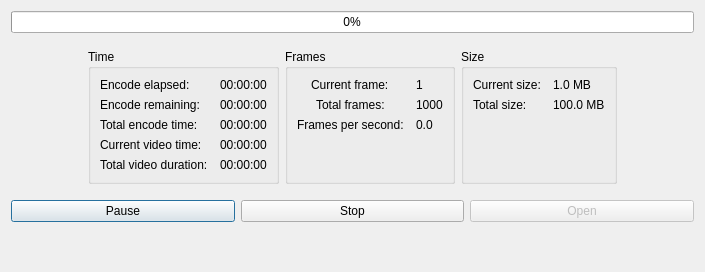
<?xml version="1.0" encoding="UTF-8"?>
<ui version="4.0">
 <class>EncodeWindow</class>
 <widget class="QDialog" name="EncodeWindow">
  <property name="geometry">
   <rect>
    <x>0</x>
    <y>0</y>
    <width>705</width>
    <height>272</height>
   </rect>
  </property>
  <property name="minimumSize">
   <size>
    <width>0</width>
    <height>0</height>
   </size>
  </property>
  <property name="maximumSize">
   <size>
    <width>99999</width>
    <height>99999</height>
   </size>
  </property>
  <property name="windowTitle">
   <string>VideO - Encoding</string>
  </property>
  <property name="windowIcon">
   <iconset resource="OrientView.qrc">
    <normaloff>:/icons/misc/icons/logo.png</normaloff>:/icons/misc/icons/logo.png</iconset>
  </property>
  <layout class="QVBoxLayout" name="verticalLayout">
   <item>
    <widget class="QProgressBar" name="progressBarMain">
     <property name="minimumSize">
      <size>
       <width>0</width>
       <height>0</height>
      </size>
     </property>
     <property name="styleSheet">
      <string notr="true">text-align: center;</string>
     </property>
     <property name="maximum">
      <number>1000</number>
     </property>
     <property name="value">
      <number>0</number>
     </property>
    </widget>
   </item>
   <item>
    <layout class="QHBoxLayout" name="horizontalLayout">
     <property name="topMargin">
      <number>10</number>
     </property>
     <property name="bottomMargin">
      <number>10</number>
     </property>
     <item>
      <spacer name="horizontalSpacer_5">
       <property name="orientation">
        <enum>Qt::Horizontal</enum>
       </property>
       <property name="sizeHint" stdset="0">
        <size>
         <width>40</width>
         <height>20</height>
        </size>
       </property>
      </spacer>
     </item>
     <item>
      <widget class="QGroupBox" name="groupBox">
       <property name="minimumSize">
        <size>
         <width>0</width>
         <height>0</height>
        </size>
       </property>
       <property name="title">
        <string>Time</string>
       </property>
       <layout class="QFormLayout" name="formLayout">
        <property name="fieldGrowthPolicy">
         <enum>QFormLayout::AllNonFixedFieldsGrow</enum>
        </property>
        <property name="labelAlignment">
         <set>Qt::AlignLeading|Qt::AlignLeft|Qt::AlignVCenter</set>
        </property>
        <property name="formAlignment">
         <set>Qt::AlignLeading|Qt::AlignLeft|Qt::AlignTop</set>
        </property>
        <property name="horizontalSpacing">
         <number>12</number>
        </property>
        <item row="0" column="0">
         <widget class="QLabel" name="label">
          <property name="minimumSize">
           <size>
            <width>0</width>
            <height>0</height>
           </size>
          </property>
          <property name="maximumSize">
           <size>
            <width>16777215</width>
            <height>16777215</height>
           </size>
          </property>
          <property name="text">
           <string>Encode elapsed:</string>
          </property>
          <property name="alignment">
           <set>Qt::AlignLeading|Qt::AlignLeft|Qt::AlignVCenter</set>
          </property>
         </widget>
        </item>
        <item row="0" column="1">
         <widget class="QLabel" name="labelElapsedTime">
          <property name="minimumSize">
           <size>
            <width>0</width>
            <height>0</height>
           </size>
          </property>
          <property name="text">
           <string>00:00:00</string>
          </property>
          <property name="alignment">
           <set>Qt::AlignLeading|Qt::AlignLeft|Qt::AlignVCenter</set>
          </property>
         </widget>
        </item>
        <item row="1" column="0">
         <widget class="QLabel" name="label_2">
          <property name="minimumSize">
           <size>
            <width>0</width>
            <height>0</height>
           </size>
          </property>
          <property name="maximumSize">
           <size>
            <width>16777215</width>
            <height>16777215</height>
           </size>
          </property>
          <property name="text">
           <string>Encode remaining:</string>
          </property>
          <property name="alignment">
           <set>Qt::AlignLeading|Qt::AlignLeft|Qt::AlignVCenter</set>
          </property>
         </widget>
        </item>
        <item row="1" column="1">
         <widget class="QLabel" name="labelRemainingTime">
          <property name="minimumSize">
           <size>
            <width>0</width>
            <height>0</height>
           </size>
          </property>
          <property name="text">
           <string>00:00:00</string>
          </property>
          <property name="alignment">
           <set>Qt::AlignLeading|Qt::AlignLeft|Qt::AlignVCenter</set>
          </property>
         </widget>
        </item>
        <item row="2" column="0">
         <widget class="QLabel" name="label_7">
          <property name="minimumSize">
           <size>
            <width>0</width>
            <height>0</height>
           </size>
          </property>
          <property name="maximumSize">
           <size>
            <width>16777215</width>
            <height>16777215</height>
           </size>
          </property>
          <property name="text">
           <string>Total encode time:</string>
          </property>
          <property name="alignment">
           <set>Qt::AlignLeading|Qt::AlignLeft|Qt::AlignVCenter</set>
          </property>
         </widget>
        </item>
        <item row="2" column="1">
         <widget class="QLabel" name="labelTotalEncodeTime">
          <property name="minimumSize">
           <size>
            <width>0</width>
            <height>0</height>
           </size>
          </property>
          <property name="text">
           <string>00:00:00</string>
          </property>
          <property name="alignment">
           <set>Qt::AlignLeading|Qt::AlignLeft|Qt::AlignVCenter</set>
          </property>
         </widget>
        </item>
        <item row="3" column="0">
         <widget class="QLabel" name="label_9">
          <property name="minimumSize">
           <size>
            <width>0</width>
            <height>0</height>
           </size>
          </property>
          <property name="maximumSize">
           <size>
            <width>16777215</width>
            <height>16777215</height>
           </size>
          </property>
          <property name="text">
           <string>Current video time:</string>
          </property>
          <property name="alignment">
           <set>Qt::AlignLeading|Qt::AlignLeft|Qt::AlignVCenter</set>
          </property>
         </widget>
        </item>
        <item row="3" column="1">
         <widget class="QLabel" name="labelCurrentVideoTime">
          <property name="minimumSize">
           <size>
            <width>0</width>
            <height>0</height>
           </size>
          </property>
          <property name="text">
           <string>00:00:00</string>
          </property>
          <property name="alignment">
           <set>Qt::AlignLeading|Qt::AlignLeft|Qt::AlignVCenter</set>
          </property>
         </widget>
        </item>
        <item row="4" column="0">
         <widget class="QLabel" name="label_10">
          <property name="minimumSize">
           <size>
            <width>0</width>
            <height>0</height>
           </size>
          </property>
          <property name="maximumSize">
           <size>
            <width>16777215</width>
            <height>16777215</height>
           </size>
          </property>
          <property name="text">
           <string>Total video duration:</string>
          </property>
          <property name="alignment">
           <set>Qt::AlignLeading|Qt::AlignLeft|Qt::AlignVCenter</set>
          </property>
         </widget>
        </item>
        <item row="4" column="1">
         <widget class="QLabel" name="labelTotalVideoDuration">
          <property name="minimumSize">
           <size>
            <width>0</width>
            <height>0</height>
           </size>
          </property>
          <property name="text">
           <string>00:00:00</string>
          </property>
          <property name="alignment">
           <set>Qt::AlignLeading|Qt::AlignLeft|Qt::AlignVCenter</set>
          </property>
         </widget>
        </item>
       </layout>
       <zorder>label_7</zorder>
       <zorder>labelTotalEncodeTime</zorder>
       <zorder>labelRemainingTime</zorder>
       <zorder>labelElapsedTime</zorder>
       <zorder>label_2</zorder>
       <zorder>label</zorder>
       <zorder>label_9</zorder>
       <zorder>label_10</zorder>
       <zorder>labelCurrentVideoTime</zorder>
       <zorder>labelTotalVideoDuration</zorder>
      </widget>
     </item>
     <item>
      <widget class="QGroupBox" name="groupBox_2">
       <property name="minimumSize">
        <size>
         <width>0</width>
         <height>0</height>
        </size>
       </property>
       <property name="title">
        <string>Frames</string>
       </property>
       <layout class="QFormLayout" name="formLayout_2">
        <property name="fieldGrowthPolicy">
         <enum>QFormLayout::AllNonFixedFieldsGrow</enum>
        </property>
        <property name="labelAlignment">
         <set>Qt::AlignCenter</set>
        </property>
        <property name="formAlignment">
         <set>Qt::AlignLeading|Qt::AlignLeft|Qt::AlignTop</set>
        </property>
        <property name="horizontalSpacing">
         <number>12</number>
        </property>
        <item row="0" column="0">
         <widget class="QLabel" name="label_3">
          <property name="minimumSize">
           <size>
            <width>0</width>
            <height>0</height>
           </size>
          </property>
          <property name="maximumSize">
           <size>
            <width>16777215</width>
            <height>16777215</height>
           </size>
          </property>
          <property name="text">
           <string>Current frame:</string>
          </property>
          <property name="alignment">
           <set>Qt::AlignLeading|Qt::AlignLeft|Qt::AlignVCenter</set>
          </property>
         </widget>
        </item>
        <item row="0" column="1">
         <widget class="QLabel" name="labelCurrentFrame">
          <property name="minimumSize">
           <size>
            <width>0</width>
            <height>0</height>
           </size>
          </property>
          <property name="text">
           <string>1</string>
          </property>
          <property name="alignment">
           <set>Qt::AlignLeading|Qt::AlignLeft|Qt::AlignVCenter</set>
          </property>
         </widget>
        </item>
        <item row="1" column="0">
         <widget class="QLabel" name="label_8">
          <property name="minimumSize">
           <size>
            <width>0</width>
            <height>0</height>
           </size>
          </property>
          <property name="maximumSize">
           <size>
            <width>16777215</width>
            <height>16777215</height>
           </size>
          </property>
          <property name="text">
           <string>Total frames:</string>
          </property>
          <property name="alignment">
           <set>Qt::AlignLeading|Qt::AlignLeft|Qt::AlignVCenter</set>
          </property>
         </widget>
        </item>
        <item row="1" column="1">
         <widget class="QLabel" name="labelTotalFrames">
          <property name="minimumSize">
           <size>
            <width>0</width>
            <height>0</height>
           </size>
          </property>
          <property name="text">
           <string>1000</string>
          </property>
          <property name="alignment">
           <set>Qt::AlignLeading|Qt::AlignLeft|Qt::AlignVCenter</set>
          </property>
         </widget>
        </item>
        <item row="2" column="0">
         <widget class="QLabel" name="label_5">
          <property name="minimumSize">
           <size>
            <width>0</width>
            <height>0</height>
           </size>
          </property>
          <property name="maximumSize">
           <size>
            <width>16777215</width>
            <height>16777215</height>
           </size>
          </property>
          <property name="text">
           <string>Frames per second:</string>
          </property>
          <property name="alignment">
           <set>Qt::AlignLeading|Qt::AlignLeft|Qt::AlignVCenter</set>
          </property>
         </widget>
        </item>
        <item row="2" column="1">
         <widget class="QLabel" name="labelFramesPerSecond">
          <property name="minimumSize">
           <size>
            <width>0</width>
            <height>0</height>
           </size>
          </property>
          <property name="text">
           <string>0.0</string>
          </property>
          <property name="alignment">
           <set>Qt::AlignLeading|Qt::AlignLeft|Qt::AlignVCenter</set>
          </property>
         </widget>
        </item>
       </layout>
      </widget>
     </item>
     <item>
      <widget class="QGroupBox" name="groupBox_3">
       <property name="minimumSize">
        <size>
         <width>0</width>
         <height>0</height>
        </size>
       </property>
       <property name="title">
        <string>Size</string>
       </property>
       <layout class="QFormLayout" name="formLayout_3">
        <property name="fieldGrowthPolicy">
         <enum>QFormLayout::AllNonFixedFieldsGrow</enum>
        </property>
        <property name="labelAlignment">
         <set>Qt::AlignLeading|Qt::AlignLeft|Qt::AlignVCenter</set>
        </property>
        <property name="formAlignment">
         <set>Qt::AlignLeading|Qt::AlignLeft|Qt::AlignTop</set>
        </property>
        <property name="horizontalSpacing">
         <number>12</number>
        </property>
        <item row="0" column="0">
         <widget class="QLabel" name="label_4">
          <property name="minimumSize">
           <size>
            <width>0</width>
            <height>0</height>
           </size>
          </property>
          <property name="maximumSize">
           <size>
            <width>16777215</width>
            <height>16777215</height>
           </size>
          </property>
          <property name="text">
           <string>Current size:</string>
          </property>
          <property name="alignment">
           <set>Qt::AlignLeading|Qt::AlignLeft|Qt::AlignVCenter</set>
          </property>
         </widget>
        </item>
        <item row="0" column="1">
         <widget class="QLabel" name="labelCurrentSize">
          <property name="minimumSize">
           <size>
            <width>0</width>
            <height>0</height>
           </size>
          </property>
          <property name="text">
           <string>1.0 MB</string>
          </property>
          <property name="alignment">
           <set>Qt::AlignLeading|Qt::AlignLeft|Qt::AlignVCenter</set>
          </property>
         </widget>
        </item>
        <item row="1" column="0">
         <widget class="QLabel" name="label_6">
          <property name="minimumSize">
           <size>
            <width>0</width>
            <height>0</height>
           </size>
          </property>
          <property name="maximumSize">
           <size>
            <width>16777215</width>
            <height>16777215</height>
           </size>
          </property>
          <property name="text">
           <string>Total size:</string>
          </property>
          <property name="alignment">
           <set>Qt::AlignLeading|Qt::AlignLeft|Qt::AlignVCenter</set>
          </property>
         </widget>
        </item>
        <item row="1" column="1">
         <widget class="QLabel" name="labelTotalSize">
          <property name="minimumSize">
           <size>
            <width>0</width>
            <height>0</height>
           </size>
          </property>
          <property name="text">
           <string>100.0 MB</string>
          </property>
          <property name="alignment">
           <set>Qt::AlignLeading|Qt::AlignLeft|Qt::AlignVCenter</set>
          </property>
         </widget>
        </item>
       </layout>
      </widget>
     </item>
     <item>
      <spacer name="horizontalSpacer_4">
       <property name="orientation">
        <enum>Qt::Horizontal</enum>
       </property>
       <property name="sizeHint" stdset="0">
        <size>
         <width>40</width>
         <height>20</height>
        </size>
       </property>
      </spacer>
     </item>
    </layout>
   </item>
   <item>
    <layout class="QHBoxLayout" name="horizontalLayout_3">
     <item>
      <widget class="QPushButton" name="pushButtonPauseContinue">
       <property name="sizePolicy">
        <sizepolicy hsizetype="Preferred" vsizetype="Fixed">
         <horstretch>0</horstretch>
         <verstretch>0</verstretch>
        </sizepolicy>
       </property>
       <property name="text">
        <string>Pause</string>
       </property>
      </widget>
     </item>
     <item>
      <widget class="QPushButton" name="pushButtonStopClose">
       <property name="sizePolicy">
        <sizepolicy hsizetype="Preferred" vsizetype="Fixed">
         <horstretch>0</horstretch>
         <verstretch>0</verstretch>
        </sizepolicy>
       </property>
       <property name="minimumSize">
        <size>
         <width>0</width>
         <height>0</height>
        </size>
       </property>
       <property name="maximumSize">
        <size>
         <width>16777215</width>
         <height>16777215</height>
        </size>
       </property>
       <property name="text">
        <string>Stop</string>
       </property>
      </widget>
     </item>
     <item>
      <widget class="QPushButton" name="pushButtonOpen">
       <property name="enabled">
        <bool>false</bool>
       </property>
       <property name="sizePolicy">
        <sizepolicy hsizetype="Preferred" vsizetype="Fixed">
         <horstretch>0</horstretch>
         <verstretch>0</verstretch>
        </sizepolicy>
       </property>
       <property name="minimumSize">
        <size>
         <width>0</width>
         <height>0</height>
        </size>
       </property>
       <property name="maximumSize">
        <size>
         <width>16777215</width>
         <height>16777215</height>
        </size>
       </property>
       <property name="text">
        <string>Open</string>
       </property>
      </widget>
     </item>
    </layout>
   </item>
   <item>
    <spacer name="verticalSpacer">
     <property name="orientation">
      <enum>Qt::Vertical</enum>
     </property>
     <property name="sizeHint" stdset="0">
      <size>
       <width>20</width>
       <height>40</height>
      </size>
     </property>
    </spacer>
   </item>
  </layout>
 </widget>
 <tabstops>
  <tabstop>pushButtonPauseContinue</tabstop>
  <tabstop>pushButtonStopClose</tabstop>
  <tabstop>pushButtonOpen</tabstop>
 </tabstops>
 <resources>
  <include location="OrientView.qrc"/>
 </resources>
 <connections/>
 <designerdata>
  <property name="gridDeltaX">
   <number>10</number>
  </property>
  <property name="gridDeltaY">
   <number>10</number>
  </property>
  <property name="gridSnapX">
   <bool>true</bool>
  </property>
  <property name="gridSnapY">
   <bool>true</bool>
  </property>
  <property name="gridVisible">
   <bool>true</bool>
  </property>
 </designerdata>
</ui>
